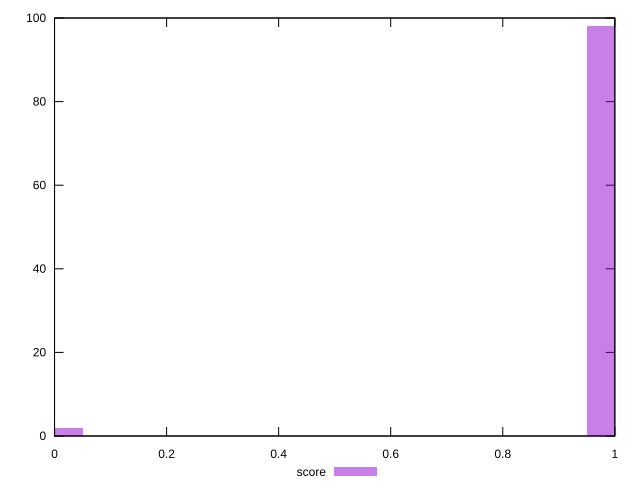

Write the gnuplot code that produced this figure.
reset

$score <<EOF
1 98
0 2
EOF

set key outside below
set boxwidth 0.1
set xrange [0:1]
set yrange [0:100]
set trange [0:100]
set style fill transparent solid 0.5 noborder
set terminal svg size 640, 490 enhanced background rgb 'white'
set output "reprap/server-response-time/samples/pages+cached/score/histogram.svg"

plot $score title "score" with boxes

reset
